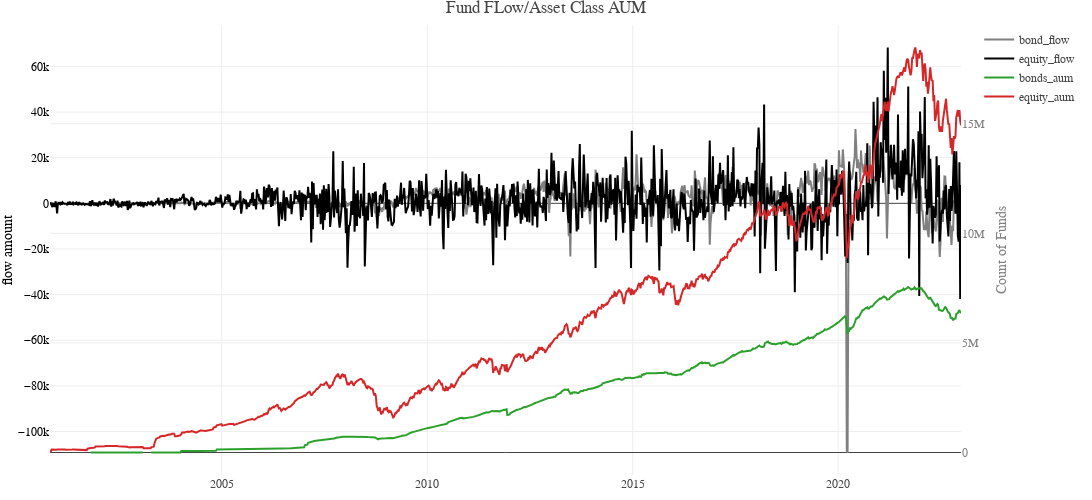

Notebook code for this chart:
### Code cell
plot_df = epfr_data[epfr_data['t_date']>dt.datetime(2012,1,1)].copy()

fig = go.Figure()

fig.add_trace(
    go.Scatter(x=epfr_data['t_date'],
                y=epfr_data['bond_flow'],
                name = 'bond_flow',
                yaxis="y",))

fig.add_trace(
    go.Scatter( x=epfr_data['t_date'],
                y=epfr_data['equity_flow'],
                name = 'equity_flow',
                yaxis="y",))

fig.add_trace(
    go.Scatter(x=epfr_data['t_date'],
                y=epfr_data['bonds_aum'],
                name = 'bonds_aum',
                yaxis = "y2",))

fig.add_trace(
    go.Scatter( x=epfr_data['t_date'],
                y=epfr_data['equity_aum'],
                name = 'equity_aum',
                yaxis="y2",))

fig.update_layout(template=temp,
                  title='Fund FLow/Asset Class AUM', 
                  hovermode='closest',
                  margin=dict(l=50, r=50, t=25, b=25),
                  height=500, 
                  width=1300, 
                  showlegend=True,

                xaxis=dict(domain=[0.65, 0.35]),

                yaxis = dict(title="flow amount",
                            titlefont=dict(color="black"),
                            tickfont=dict(color="black")),
                
                yaxis2 = dict(title="Count of Funds",
                            titlefont=dict(color="gray"),
                            tickfont=dict(color="gray"),
                            overlaying="y", # specifyinfg y - axis has to be separated
                            side="right",), # specifying the side the axis should be present
    )


# fig.update_traces(textposition="top right")
fig.data[0].line.color = "Gray"
fig.data[1].line.color = "Black"
fig.show()

### Figure 1 — Plotly figure (JSON) as saved in the notebook; plotly's stock layout.template omitted (floating-point values rounded to 4 significant figures; data arrays with more than 128 entries replaced by an {"elided": "..."} marker saying what was removed)
{"data": [{"line": {"color": "Gray"}, "name": "bond_flow", "type": "scatter", "x": {"elided": "1158 str values"}, "y": {"elided": "1158 float values"}, "yaxis": "y"}, {"line": {"color": "Black"}, "name": "equity_flow", "type": "scatter", "x": {"elided": "1158 str values"}, "y": {"elided": "1158 float values"}, "yaxis": "y"}, {"name": "bonds_aum", "type": "scatter", "x": {"elided": "1158 str values"}, "y": {"elided": "1158 float values"}, "yaxis": "y2"}, {"name": "equity_aum", "type": "scatter", "x": {"elided": "1158 str values"}, "y": {"elided": "1158 float values"}, "yaxis": "y2"}], "layout": {"height": 500, "hovermode": "closest", "margin": {"b": 25, "l": 50, "r": 50, "t": 25}, "showlegend": true, "title": {"text": "Fund FLow/Asset Class AUM"}, "width": 1300, "xaxis": {"domain": [0.65, 0.35]}, "yaxis": {"tickfont": {"color": "black"}, "title": {"font": {"color": "black"}, "text": "flow amount"}}, "yaxis2": {"overlaying": "y", "side": "right", "tickfont": {"color": "gray"}, "title": {"font": {"color": "gray"}, "text": "Count of Funds"}}}}
